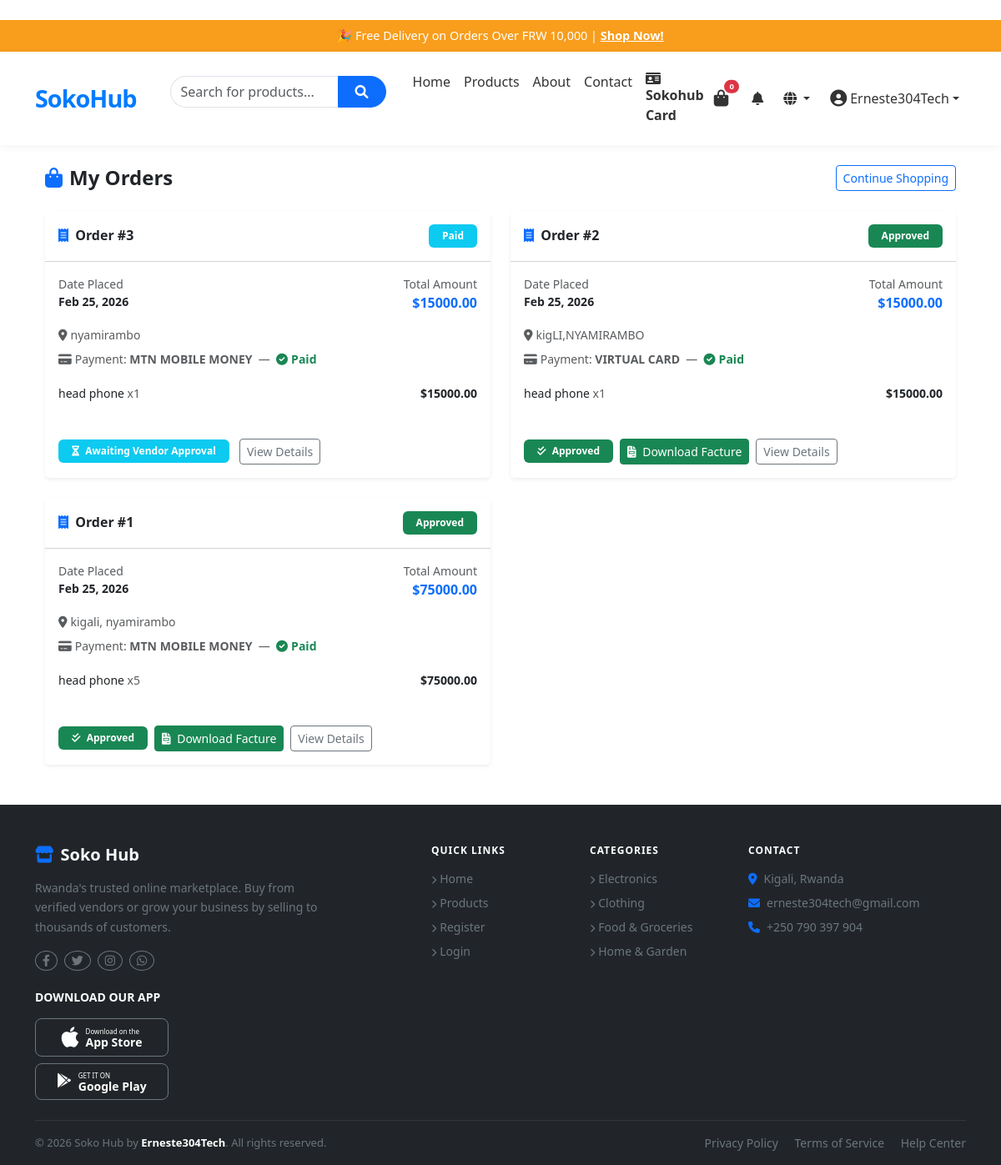
Page /orders/my-orders/ (signed in) on the earlier database version.
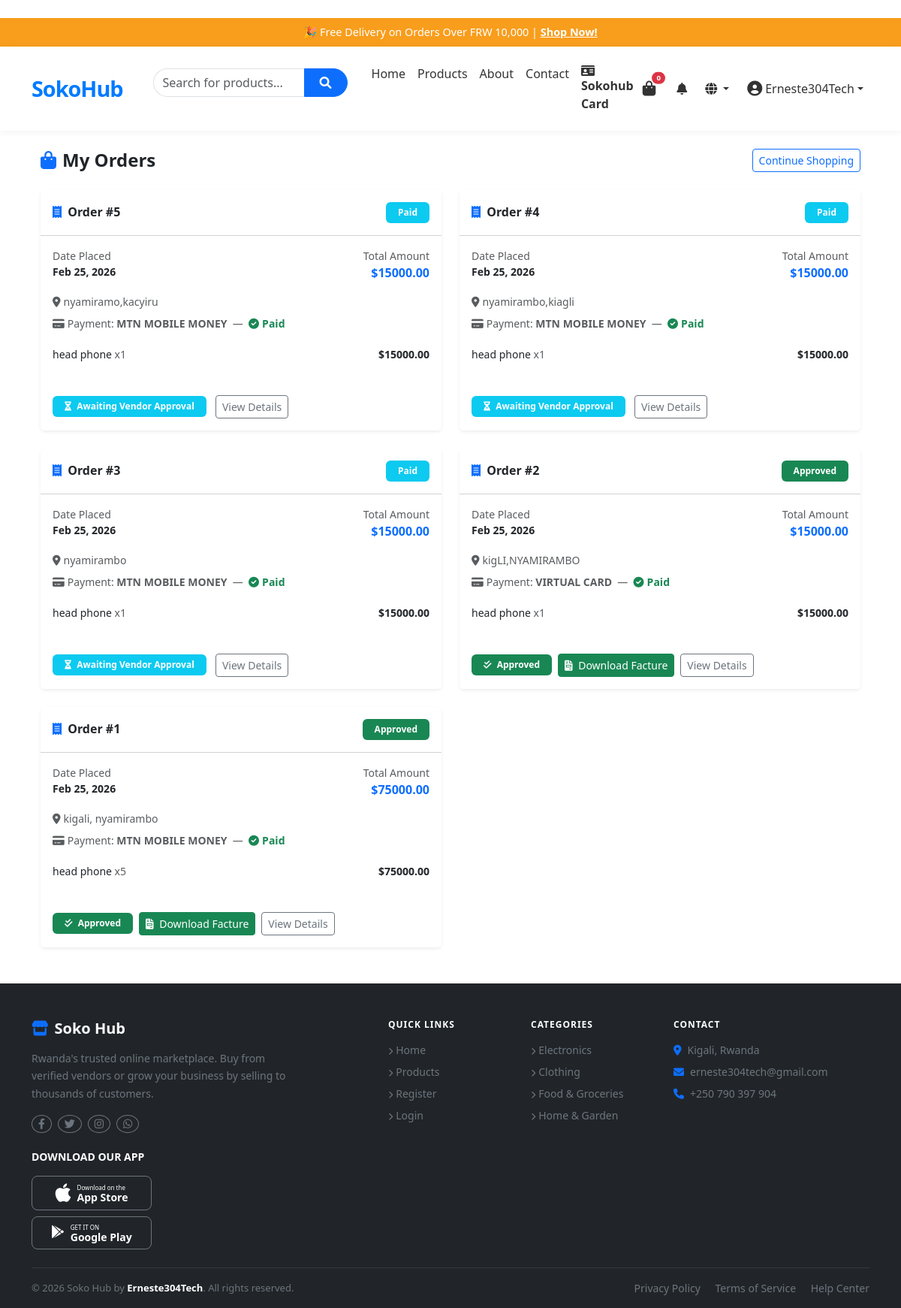
Same page on the later database version.
### orders/models.py (models this page shows, shortened)
class Order(models.Model):
    STATUS_CHOICES = (
        ('pending', 'Pending'),
        ('paid', 'Paid'),
        ('approved', 'Approved'),
        ('shipped', 'Shipped'),
        ('delivered', 'Delivered'),
        ('cancelled', 'Cancelled'),
    )
    PAYMENT_METHOD_CHOICES = (
        ('mtn', 'MTN Mobile Money'),
        ('tigo', 'Tigo Pesa'),
        ('virtual_card', 'Virtual Card'),
    )
    PAYMENT_STATUS_CHOICES = (
        ('pending', 'Pending'),
        ('paid', 'Paid'),
        ('failed', 'Failed'),
    )
    customer = models.ForeignKey(
        settings.AUTH_USER_MODEL,
        on_delete=models.CASCADE,
        limit_choices_to={'user_type': 'customer'},
        related_name='customer_orders'
    )
    vendor = models.ForeignKey(
        settings.AUTH_USER_MODEL,
        on_delete=models.CASCADE,
        limit_choices_to={'user_type': 'vendor'},
        related_name='vendor_orders',
        null=True,
        blank=True
    )
    total = models.DecimalField(
        max_digits=10,
        decimal_places=2,
        validators=[MinValueValidator(0)]
    )
    status = models.CharField(
        max_length=20,
        choices=STATUS_CHOICES,
        default='pending'
    )
    delivery_address = models.TextField()
    phone = models.CharField(max_length=15)
    payment_method = models.CharField(
        max_length=20,
        choices=PAYMENT_METHOD_CHOICES,
        null=True,
        blank=True
    )
    payment_status = models.CharField(
        max_length=20,
        choices=PAYMENT_STATUS_CHOICES,
        default='pending'
    )
    transaction_id = models.CharField(
        max_length=100,
        blank=True,
        null=True
    )
    created_at = models.DateTimeField(auto_now_add=True)
    updated_at = models.DateTimeField(auto_now=True)
    class Meta:
        ordering = ['-created_at']
    def get_status_color(self):
        status_colors = {
            'pending': 'warning',
            'paid': 'info',
            'approved': 'success',
            'shipped': 'primary',
            'delivered': 'success',
            'cancelled': 'danger',
        }
        return status_colors.get(self.status, 'secondary')

class OrderItem(models.Model):
    order = models.ForeignKey(
        Order,
        related_name='items',
        on_delete=models.CASCADE
    )
    product = models.ForeignKey(
        Product,
        on_delete=models.CASCADE,
        related_name='order_items'
    )
    quantity = models.PositiveIntegerField(
        validators=[MinValueValidator(1)]
    )
    price = models.DecimalField(
        max_digits=10,
        decimal_places=2,
        validators=[MinValueValidator(0)]
    )
    class Meta:
        unique_together = ['order', 'product']
    def get_subtotal(self):
        return self.quantity * self.price

### products/models.py (models this page shows, shortened)
class Product(models.Model):
    STATUS_CHOICES = (
        ('active', 'Active'),
        ('inactive', 'Inactive'),
        ('out_of_stock', 'Out of Stock'),
    )
    uuid = models.UUIDField(default=uuid.uuid4, editable=False, unique=True)
    image = models.ImageField(
        upload_to='products/',
        blank=True,
        null=True,
        default='products/default_product.png'
    )
    image_url = models.URLField(
        max_length=500,
        blank=True,
        null=True,
        validators=[URLValidator()],
        help_text="Optional URL for the product image."
    )
    vendor = models.ForeignKey(
        settings.AUTH_USER_MODEL,
        on_delete=models.CASCADE,
        limit_choices_to={'user_type': 'vendor'},
        related_name='vendor_products'
    )
    category = models.ForeignKey(
        Category,
        on_delete=models.SET_NULL,
        null=True,
        blank=True,
        related_name='products'
    )
    name = models.CharField(max_length=255)
    description = models.TextField()
    is_trending = models.BooleanField(default=False)
    price = models.DecimalField(
        max_digits=10,
        decimal_places=2,
        validators=[MinValueValidator(0.01)]
    )
    stock = models.PositiveIntegerField(default=0)
    status = models.CharField(
        max_length=20,
        choices=STATUS_CHOICES,
        default='active'
    )
    created_at = models.DateTimeField(auto_now_add=True)
    updated_at = models.DateTimeField(auto_now=True)
    class Meta:
        ordering = ['-created_at']

### orders/views.py (the view)
# urls.py: path('my-orders/', views.customer_orders, name='customer_orders'),
@customer_required
def customer_orders(request):
    orders = Order.objects.filter(customer=request.user).order_by('-created_at')
    return render(request, 'orders/customer_orders.html', {'orders': orders})

### accounts/models.py (called while the page is built)
    def is_vendor(self):
        return self.user_type == 'vendor'

    def is_customer(self):
        return self.user_type == 'customer'

### cart/models.py (called while the page is built)
    def get_items_count(self):
        return self.items.count()

### sokohub/context_processors.py (called while the page is built)
def vendor_notifications(request):
    if request.user.is_authenticated:
        unread_notifications_count = Notification.objects.filter(user=request.user, is_read=False).count()
        recent_notifications = Notification.objects.filter(user=request.user).order_by('-created_at')[:5]
        return {
            'unread_notifications_count': unread_notifications_count,
            'recent_notifications': recent_notifications
        }
    return {
        'unread_notifications_count': 0,
        'recent_notifications': []
    }

def cart_count(request):
    if request.user.is_authenticated:
        try:
            cart = Cart.objects.get(customer=request.user)
            return {'cart_count': cart.get_items_count()}
        except Cart.DoesNotExist:
            return {'cart_count': 0}
    return {'cart_count': 0}

### templates/orders/customer_orders.html (shortened to what the changed rows need)
﻿{% extends 'base.html' %}
{% block content %}
<div class="container mt-4">
    {% if orders %}
    <div class="row g-4">
        {% for order in orders %}
        <div class="col-md-6">
            <div class="card shadow-sm border-0 h-100">
                <div class="card-header bg-white py-3 d-flex justify-content-between align-items-center">
                    <h6 class="mb-0 fw-bold">
                        <a href="{% url 'order_detail' order.id %}" class="text-decoration-none text-dark">
                            <i class="fas fa-receipt me-1 text-primary"></i> Order #{{ order.id }}
                        </a>
                    </h6>
                    <span class="badge bg-{{ order.get_status_color }} py-2 px-3">
                        {{ order.get_status_display }}
                    </span>
                </div>
                <div class="card-body">
                    <div class="row mb-3">
                        <div class="col-6">
                            <small class="text-muted d-block">Date Placed</small>
                            <span class="small fw-semibold">{{ order.created_at|date:"M d, Y" }}</span>
                        </div>
                        <div class="col-6 text-end">
                            <small class="text-muted d-block">Total Amount</small>
                            <span class="fw-bold text-primary">${{ order.total }}</span>
                        </div>
                    </div>
                    <small class="text-muted d-block mb-2">
                        <i class="fas fa-map-marker-alt me-1"></i>{{ order.delivery_address }}
                    </small>
                    <small class="text-muted d-block mb-3">
                        <i class="fas fa-credit-card me-1"></i>Payment:
                        <span class="text-uppercase fw-semibold">{{ order.get_payment_method_display }}</span>
                        &nbsp;—&nbsp;
                        {% if order.payment_status == 'paid' %}
                        <span class="text-success fw-bold"><i class="fas fa-check-circle me-1"></i>Paid</span>
                        {% else %}
                        <span class="text-warning fw-bold"><i class="fas fa-clock me-1"></i>Awaiting Payment</span>
                        {% endif %}
                    </small>
                    <ul class="list-group list-group-flush mb-3">
                        {% for item in order.items.all %}
                        <li class="list-group-item px-0 py-1 border-0 d-flex justify-content-between small">
                            <span>{{ item.product.name }} <span class="text-muted">x{{ item.quantity }}</span></span>
                            <strong>${{ item.get_subtotal }}</strong>
                        </li>
                        {% endfor %}
                    </ul>
                </div>
                <div class="card-footer bg-white border-0 pb-3">
                    {% if order.status == 'pending' %}
                    <form action="{% url 'pay_order' order.id %}" method="POST" class="d-inline">
                        {% csrf_token %}
                        <button type="submit" class="btn btn-primary btn-sm me-2">
                            <i class="fas fa-credit-card me-1"></i> Pay Now (${{ order.total }})
                        </button>
                    </form>
                    <a href="{% url 'order_detail' order.id %}" class="btn btn-outline-secondary btn-sm">View
                        Details</a>
                    {% elif order.status == 'paid' %}
                    <span class="badge bg-info py-2 px-3 me-2">
                        <i class="fas fa-hourglass-half me-1"></i> Awaiting Vendor Approval
                    </span>
                    <a href="{% url 'order_detail' order.id %}" class="btn btn-outline-secondary btn-sm">View
                        Details</a>
                    {% elif order.status == 'approved' %}
                    <div class="d-flex align-items-center">
                        <span class="badge bg-success py-2 px-3 me-2">
                            <i class="fas fa-check-double me-1"></i> Approved
                        </span>
                        <a href="{% url 'download_receipt' order.id %}" class="btn btn-sm btn-success me-2">
                            <i class="fas fa-file-invoice me-1"></i> Download Facture
                        </a>
                        <a href="{% url 'order_detail' order.id %}" class="btn btn-outline-secondary btn-sm">View
                            Details</a>
                    </div>
                    {% elif order.status == 'cancelled' %}
                    <span class="badge bg-danger py-2 px-3">
                        <i class="fas fa-times me-1"></i> Cancelled
                    </span>
                    {% else %}
                    <a href="{% url 'order_detail' order.id %}" class="btn btn-outline-secondary btn-sm">View
                        Details</a>
                    {% endif %}
                </div>
            </div>
        </div>
        {% endfor %}
    </div>
    {% endif %}
</div>
{% endblock %}

Differences in the rows shown:
added Order: id "5", status "Paid", created_at "Feb 25, 2026", total "15000.00", delivery_address "nyamiramo,kacyiru", payment_method "MTN MOBILE MONEY", payment_status "paid" (drawn), shows "Awaiting Vendor Approval"
added OrderItem: product.name "head phone", quantity "1", get_subtotal "15000.00", shown under "5"
added Order: id "4", status "Paid", created_at "Feb 25, 2026", total "15000.00", delivery_address "nyamirambo,kiagli", payment_method "MTN MOBILE MONEY", payment_status "paid" (drawn), shows "Awaiting Vendor Approval"
added OrderItem: product.name "head phone", quantity "1", get_subtotal "15000.00", shown under "4"
